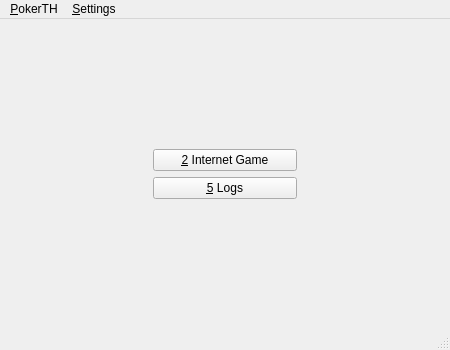
<?xml version="1.0" encoding="UTF-8"?>
<ui version="4.0">
 <class>startWindow</class>
 <widget class="QMainWindow" name="startWindow">
  <property name="geometry">
   <rect>
    <x>0</x>
    <y>0</y>
    <width>450</width>
    <height>350</height>
   </rect>
  </property>
  <property name="minimumSize">
   <size>
    <width>450</width>
    <height>350</height>
   </size>
  </property>
  <property name="maximumSize">
   <size>
    <width>450</width>
    <height>350</height>
   </size>
  </property>
  <property name="windowTitle">
   <string>PokerTH - The Open-Source Texas Holdem Engine</string>
  </property>
  <widget class="QWidget" name="centralwidget">
   <layout class="QGridLayout" name="gridLayout_2">
    <item row="0" column="1">
     <spacer>
      <property name="orientation">
       <enum>Qt::Vertical</enum>
      </property>
      <property name="sizeHint" stdset="0">
       <size>
        <width>20</width>
        <height>95</height>
       </size>
      </property>
     </spacer>
    </item>
    <item row="1" column="0">
     <spacer>
      <property name="orientation">
       <enum>Qt::Horizontal</enum>
      </property>
      <property name="sizeHint" stdset="0">
       <size>
        <width>63</width>
        <height>20</height>
       </size>
      </property>
     </spacer>
    </item>
    <item row="1" column="1">
     <layout class="QGridLayout" name="gridLayout">
      <item row="0" column="0">
       <widget class="QPushButton" name="pushButtonInternet_Game">
        <property name="sizePolicy">
         <sizepolicy hsizetype="MinimumExpanding" vsizetype="Preferred">
          <horstretch>0</horstretch>
          <verstretch>0</verstretch>
         </sizepolicy>
        </property>
        <property name="focusPolicy">
         <enum>Qt::NoFocus</enum>
        </property>
        <property name="text">
         <string>&amp;2 Internet Game</string>
        </property>
        <property name="icon">
         <iconset resource="resources/pokerth.qrc">
          <normaloff>:/gfx/swbuttoninternetgame.png</normaloff>:/gfx/swbuttoninternetgame.png</iconset>
        </property>
        <property name="iconSize">
         <size>
          <width>37</width>
          <height>32</height>
         </size>
        </property>
       </widget>
      </item>
      <item row="1" column="0">
       <widget class="QPushButton" name="pushButton_Logs">
        <property name="sizePolicy">
         <sizepolicy hsizetype="MinimumExpanding" vsizetype="Fixed">
          <horstretch>0</horstretch>
          <verstretch>0</verstretch>
         </sizepolicy>
        </property>
        <property name="focusPolicy">
         <enum>Qt::NoFocus</enum>
        </property>
        <property name="text">
         <string>&amp;5 Logs</string>
        </property>
        <property name="icon">
		 <iconset resource="resources/pokerth.qrc">
          <normaloff>:/gfx/text-x-log.png</normaloff>:/gfx/text-x-log.png</iconset>
        </property>
        <property name="iconSize">
         <size>
          <width>37</width>
          <height>32</height>
         </size>
        </property>
       </widget>
      </item>
     </layout>
    </item>
    <item row="1" column="2">
     <spacer>
      <property name="orientation">
       <enum>Qt::Horizontal</enum>
      </property>
      <property name="sizeHint" stdset="0">
       <size>
        <width>63</width>
        <height>20</height>
       </size>
      </property>
     </spacer>
    </item>
    <item row="2" column="1">
     <spacer>
      <property name="orientation">
       <enum>Qt::Vertical</enum>
      </property>
      <property name="sizeHint" stdset="0">
       <size>
        <width>20</width>
        <height>95</height>
       </size>
      </property>
     </spacer>
    </item>
   </layout>
  </widget>
  <widget class="QMenuBar" name="menubar">
   <property name="geometry">
    <rect>
     <x>0</x>
     <y>0</y>
     <width>450</width>
     <height>20</height>
    </rect>
   </property>
   <widget class="QMenu" name="menuPokerTH">
    <property name="title">
     <string>&amp;PokerTH</string>
    </property>
    <addaction name="actionInternet_Game"/>
    <addaction name="actionAbout_PokerTH"/>
    <addaction name="actionQuit"/>
   </widget>
   <widget class="QMenu" name="menuSettings">
    <property name="title">
     <string>&amp;Settings</string>
    </property>
    <addaction name="actionConfigure_PokerTH"/>
   </widget>
   <addaction name="menuPokerTH"/>
   <addaction name="menuSettings"/>
  </widget>
  <widget class="QStatusBar" name="statusbar"/>
  <action name="actionInternet_Game">
   <property name="icon">
    <iconset resource="resources/pokerth.qrc">
     <normaloff>:/gfx/swbuttoninternetgame.png</normaloff>:/gfx/swbuttoninternetgame.png</iconset>
   </property>
   <property name="text">
    <string>Internet Game ...</string>
   </property>
   <property name="shortcut">
    <string>Ctrl+I</string>
   </property>
  </action>
  <action name="actionAbout_PokerTH">
   <property name="text">
    <string>About PokerTH</string>
   </property>
  </action>
  <action name="actionConfigure_PokerTH">
   <property name="icon">
    <iconset resource="resources/pokerth.qrc">
     <normaloff>:/gfx/systemsettings.png</normaloff>:/gfx/systemsettings.png</iconset>
   </property>
   <property name="text">
    <string>Configure PokerTH ...</string>
   </property>
  </action>
  <action name="actionQuit">
   <property name="icon">
    <iconset resource="resources/pokerth.qrc">
     <normaloff>:/gfx/application_exit.png</normaloff>:/gfx/application_exit.png</iconset>
   </property>
   <property name="text">
    <string>Quit</string>
   </property>
   <property name="shortcut">
    <string>Ctrl+Q</string>
   </property>
  </action>
  <action name="actionLogs">
   <property name="icon">
    <iconset resource="resources/pokerth.qrc">
     <normaloff>:/gfx/registered.png</normaloff>:/gfx/registered.png</iconset>
   </property>
   <property name="text">
    <string>Logs ...</string>
   </property>
  </action>
 </widget>
 <resources>
  <include location="resources/pokerth.qrc"/>
 </resources>
 <connections>
  <connection>
   <sender>actionQuit</sender>
   <signal>triggered()</signal>
   <receiver>startWindow</receiver>
   <slot>close()</slot>
   <hints>
    <hint type="sourcelabel">
     <x>-1</x>
     <y>-1</y>
    </hint>
    <hint type="destinationlabel">
     <x>221</x>
     <y>168</y>
    </hint>
   </hints>
  </connection>
 </connections>
</ui>
